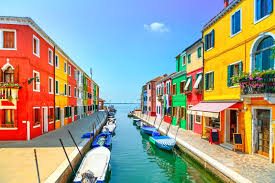
#> input picture ML/ImageProcessing/Images/image2.jpeg, 275 x 183 px, found by its file name
$ python OnlySingleComponent.py
#> lines starting #> are read from the running program, lines starting #| are printed output that depends on the picture
import cv2
import numpy as np

img = cv2.imread(r'AIML\ML\ImageProcessing\Images\image2.jpeg')
#> img is the input picture: shape (183, 275, 3); mean B, G, R 141.4, 156, 155.6

imgBlue = img[:,:,0]
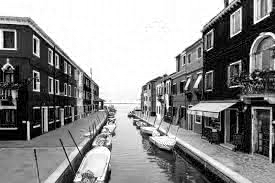
#> imgBlue: shape (183, 275); min 0, max 255, mean 141.4
imgRed = img[:,:,1]
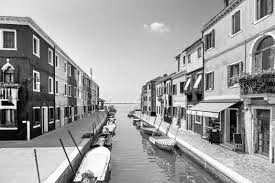
#> imgRed: shape (183, 275); min 0, max 255, mean 156
imgGreen = img[:,:,2]
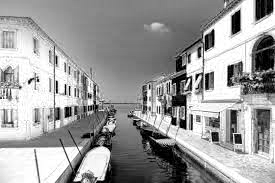
#> imgGreen: shape (183, 275); min 0, max 255, mean 155.6

new_img = np.hstack((imgBlue,imgGreen,imgRed))
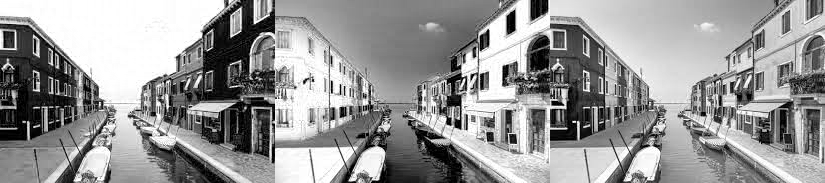
#> new_img: shape (183, 825); min 0, max 255, mean 151

new_img = cv2.resize(new_img,(800,500))
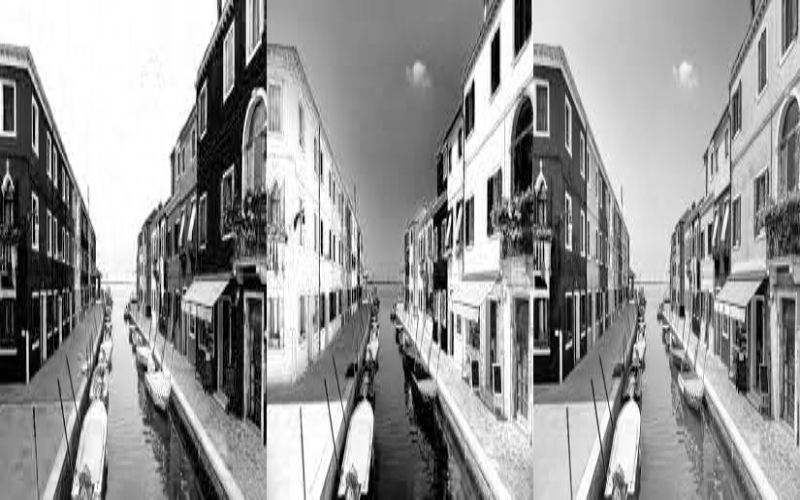
#> new_img: shape (500, 800); min 0, max 255, mean 150.9
cv2.imshow('window',new_img)
cv2.waitKey(0)
